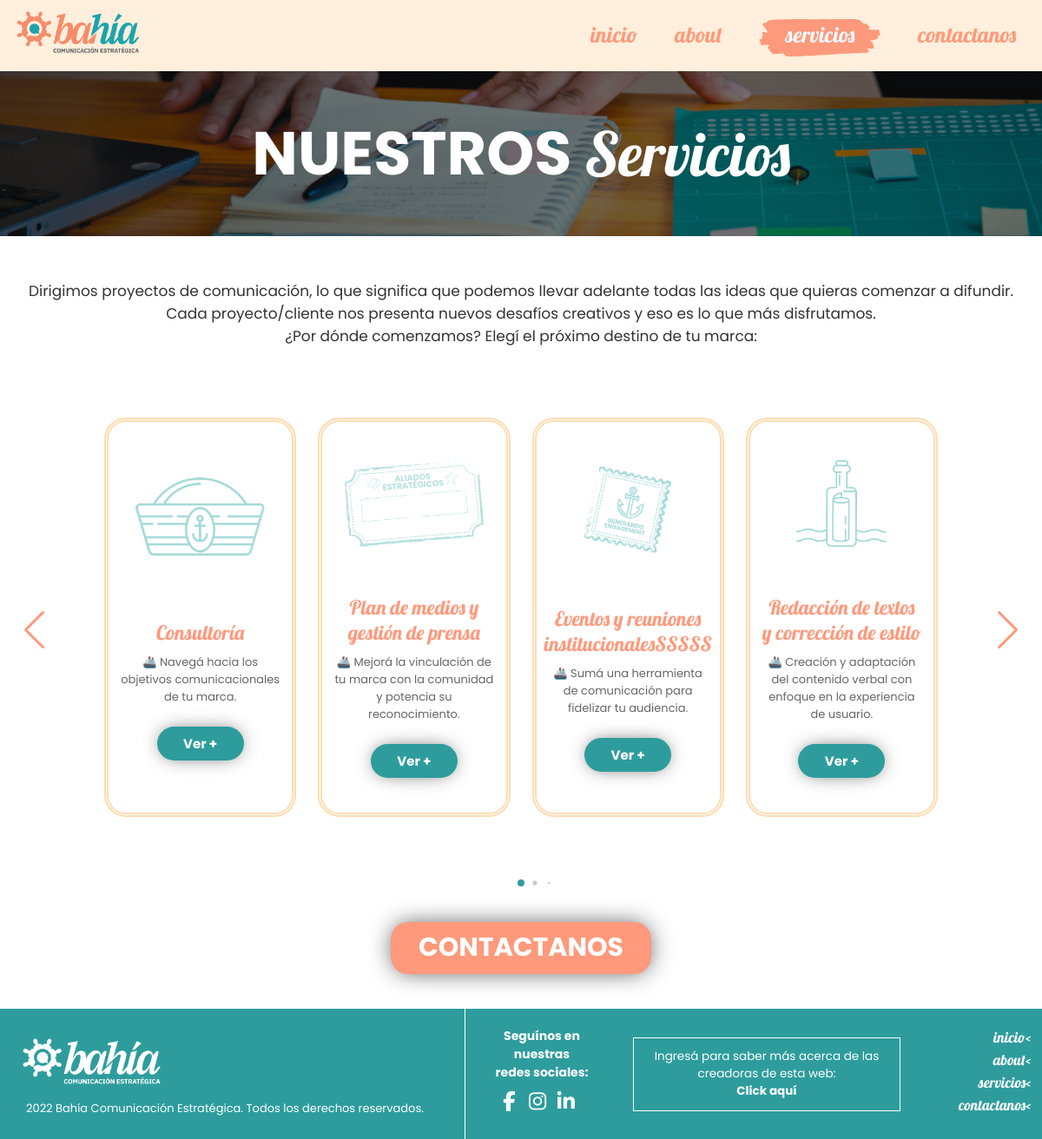
Screenshot of /servicios with the database file from the repository.
### bahiaApp/models.py (models this page shows, shortened)
class pag3(models.Model):
    servicio=models.CharField(max_length=60, default="") #context  = {"model": pag2.objects.get(pk=1),"model2": pag2.objects.get(pk=2)}
    descripcion=models.TextField(max_length=110, default="")
    descripcion_larga=models.TextField(max_length=450, default="")
    class Meta:
        verbose_name_plural = ("Servicios")

### bahiaApp/views.py (the view)
# urls.py: path('servicios', views.servicios, name='servicios'),
def servicios(request):                                                     #SERVICIOS
    context  = {"model": pag3.objects.get(pk=1),
    "model2": pag3.objects.get(pk=2),
    "model3": pag3.objects.get(pk=3),
    "model4": pag3.objects.get(pk=5),
    "model5": pag3.objects.get(pk=6),
    "model6": pag3.objects.get(pk=7),
    "model7": pag3.objects.get(pk=8)}
    return render(request, "servicios.html", context)

### bahiaApp/templates/servicios.html (shortened to what this page needs)
<!DOCTYPE html>
<html lang="es">
<head>
    <link rel="stylesheet" href="../static/css/swiper-bundle.min.css" media="screen and (min-width: 250px)">
    <link rel="stylesheet" type="text/css" href="../static/css/main.css" media="screen">
    <link rel="stylesheet" type="text/css" href="../static/css/querys.css" media="screen and (min-width: 250px)">
</head>
<body>
    <header>
        <nav>
            <div class="logo-container">
                <a href="{%url 'inicio'%}"><img src="../static/imagenes/Isologotipo-Horizontal.png" class="logo"></a>
            </div>
            <ul class="nav-menu">
                <li><a href="{%url 'inicio'%}">inicio</a></li>
                <li><a href="{%url 'about'%}">about</a></li>
                <li class="activeli"><a class="active" href="{%url 'servicios'%}">servicios</a></li>
                <li><a href="{%url 'contactanos'%}">contactanos</a></li>
            </ul>
        </nav>
        <div class="main-header_servicios">
            <h1>NUESTROS&nbsp;</h1><span>Servicios</span>
        </div>
          <div class="fondo-servicios">
              <p class="texto-servicios">
                Dirigimos proyectos de comunicación, lo que significa que podemos llevar adelante todas las ideas que quieras comenzar a difundir.<br>
                Cada proyecto/cliente nos presenta nuevos desafíos creativos y eso es lo que más disfrutamos.<br>
                ¿Por dónde comenzamos? Elegí el próximo destino de tu marca:
              </p>
              <div class="megacontainer">
                  <div class="slide-container swiper">
                    <div class="slide-content">
                      <div class="card-wrapper swiper-wrapper">
                        <div class="card swiper-slide">
                          <div class="image-content">
                            <span class="overlay"></span>
                            <div class="card-image">
                              <img src="../static/imagenes/dibujitos_about/sombrerito.png" class="card-img card-img1">
                            </div>
                          </div>
                          <div class="card-content">
                            <h3 class="titulo">{{model.servicio}}</h3>
                            <p class="descripcion">{{model.descripcion}}</p>
                            <div class="boton-modal">
                              <label for="btn-modal">
                                Ver +
                              </label>
                            </div>
                          </div>
                        </div>
                        <div class="card swiper-slide">
                          <div class="image-content">
                            <span class="overlay"></span>
                            <div class="card-image">
                              <img src="../static/imagenes/dibujitos_about/aliados.png" class="card-img">
                            </div>
                          </div>
                          <div class="card-content">
                            <h3 class="titulo">{{model2.servicio}}</h3>
                            <p class="descripcion">{{model2.descripcion}}</p>
                            <div class="boton-modal">
                              <label for="btn-modal2">
                                Ver +
                              </label>
                            </div>
                          </div>
                        </div>
                        <div class="card swiper-slide">
                          <div class="image-content">
                            <span class="overlay"></span>
                            <div class="card-image">
                              <img src="../static/imagenes/dibujitos_about/postal.png" class="card-img">
                            </div>
                          </div>
                          <div class="card-content">
                            <h3 class="titulo">{{model3.servicio}}</h3>
                            <p class="descripcion">{{model3.descripcion}}</p>
                            <div class="boton-modal">
                              <label for="btn-modal3">
                                Ver +
                              </label>
                            </div>
                          </div>
                        </div>
                        <div class="card swiper-slide">
                          <div class="image-content">
                            <span class="overlay"></span>
                            <div class="card-image">
                              <img src="../static/imagenes/dibujitos_about/botella.png " class="card-img">
                            </div>
                          </div>
                          <div class="card-content">
                            <h3 class="titulo">{{model4.servicio}}</h3>
                            <p class="descripcion">{{model4.descripcion}}</p>
                            <div class="boton-modal">
                              <label for="btn-modal4">
                                Ver +
                              </label>
                            </div>
                          </div>
                        </div>
                        </div>
                      </div>
                      <div class="buttons__container">
                        <div class="swiper-button-prev swiper-navBtn"></div>
                        <div class="swiper-button-next swiper-navBtn"></div>
                      </div>
                      <div class="swiper-pagination"></div>
                    </div>
                  </div>
              <div class="button-container_contactanos">
                <a href="{%url 'contactanos'%}"><button>CONTACTANOS</button></a>
              </div>
          </div>
    <footer>
      <div class="footer">
              <div class="redes">
                  <h5>Seguínos en nuestras <br> redes sociales:</h5>
                  <div class="red-social">
                      <a href="https://www.facebook.com/holabahia.ce/" target="_blank"  class="fa fa-facebook"></a>
                      <a href="https://www.instagram.com/bahia.ce/?hl=es-la" target="_blank" class="fa fa-instagram"></a>
                      <a href="https://ar.linkedin.com/company/bah%C3%ADa-ce?trk=public_profile_topcard-current-company" target="_blank" class="fa fa-linkedin"></a>
                  </div>
              </div>
              <div class="pagina">
                    <p>Ingresá para saber más acerca de las creadoras de esta web:</p>
                    <a href="#">Click aquí</a>
              </div>
              <div class="menu">
                  <li><a class="menu-footer" href="{%url 'inicio'%}"> inicio<</a></li>
                  <li><a class="menu-footer" href="{%url 'about'%}"> about<</a></li>
                  <li><a class="menu-footer" href="{%url 'servicios'%}"> servicios<</a></li>
                  <li><a class="menu-footer" href="{%url 'contactanos'%}"> contactanos<</a></li>
              </div>
      </div>
      <div class="fondo">
          <a href="{%url 'inicio'%}"><img src="../static/imagenes/Isologotipo-Horizontal-Blanco.png"></a>
          <span>2022 Bahía Comunicación Estratégica. <br class="brno">Todos los derechos reservados.
          </span>
      </div>
  </footer>
    </header>
</body>
</html>

### bahiaApp/static/css/querys.css (style rules this page uses)
@media (min-width: 1024px) and (max-width: 1300px) { .logo { margin-left: 1rem; width: 16rem; } }
@media (min-width: 1024px) and (max-width: 1300px) { nav { height: 8rem; } }
@media (min-width: 1024px) and (max-width: 1300px) { .nav-menu { position: relative; height: 10rem; top: 0; background: none; transition: none; text-align: right; margin-right: 1rem; } }
@media (min-width: 1024px) and (max-width: 1300px) { .nav-menu li { display: inline-block; line-height: 10rem; margin: 0 2rem; transition: none; } }
@media (min-width: 1024px) and (max-width: 1300px) { .nav-menu li a { font-size: 2.5rem; color: #FF997B; } }
@media (min-width: 1024px) and (max-width: 1300px) { .nav-menu li.activeli { text-align: center; background-image: url(../imagenes/Vectorsi.svg); background-repeat: no-repeat; background-position: center; background-size: contain; position:relative; top:0rem; padding-left: 3rem; padding-right: 3rem; } }
@media (min-width: 1024px) and (max-width: 1300px) { .nav-menu li a.active { color: aliceblue; } }
@media (min-width: 1024px) and (max-width: 1300px) { .swiper-slide span { font-size: 1.2rem; } }
@media (min-width: 1024px) and (max-width: 1300px) { .main-header_servicios { height: 19rem; display: flex; align-items: center; justify-content: center; } }
@media (min-width: 1024px) and (max-width: 1300px) { .main-header_servicios h1 { font-size: 7rem; } }
@media (min-width: 1024px) and (max-width: 1300px) { .main-header_servicios span { font-size: 7rem; } }
@media (min-width: 1024px) and (max-width: 1300px) { .texto-servicios { font-size: 1.7rem; } }
@media (min-width: 1024px) and (max-width: 1300px) { .fondo-servicios { height: 89rem; } }
@media (min-width: 1024px) and (max-width: 1300px) { .card-image .card-img1 { height: 9rem; } }
@media (min-width: 1024px) and (max-width: 1300px) { .fondo span { font-size: 3rem; } }
@media (min-width: 1024px) and (max-width: 1300px) { ::placeholder { font-size: 1.4rem; } }
@media (min-width: 1024px) and (max-width: 1300px) { .redes { height: 13rem; margin-right: 1rem; } }
@media (min-width: 1024px) and (max-width: 1300px) { .redes h5 { font-size: 1.4rem; } }
@media (min-width: 1024px) and (max-width: 1300px) { .red-social a { display: inline-block; text-decoration: none; font-size: 2.3rem; line-height: 4.5rem; color: white; margin-right: 1rem; text-align: center; width: 2rem } }
@media (min-width: 1024px) and (max-width: 1300px) { .menu { height: 13rem; } }
@media (min-width: 1024px) and (max-width: 1300px) { .fondo { height: 15rem; flex-direction: column; border-right: 0.1rem solid white; border-top: none; } }
@media (min-width: 1024px) and (max-width: 1300px) { .fondo img { margin-left: 2rem; width: 17.5rem; height: 6rem; margin-top: 3rem; } }
@media (min-width: 1024px) and (max-width: 1300px) { .fondo span { margin-left: 3rem; font-size: 1.3rem; } }
@media (min-width: 1024px) and (max-width: 1300px) { footer { display: flex; flex-direction: row-reverse; } }
@media (min-width: 1024px) and (max-width: 1300px) { .pagina { display: inline; color: white; display: flex; text-align: center; justify-content: center; flex-direction: column; width: 30.8rem; height: 8.5rem; border: 0.15rem solid white; margin-left: 2rem; } }
@media (min-width: 1024px) and (max-width: 1300px) { .pagina a { color: white; font-size: 1.35rem; font-weight: bold; } }
@media (min-width: 1024px) and (max-width: 1300px) { .pagina p { margin-right: 1rem; margin-left: 1rem; font-size: 1.35rem; } }

### rows the page displays
pag3: servicio "Consultoría", descripcion "🚢 Navegá hacia los objetivos comunicacionales de tu marca."
pag3: servicio "Plan de medios y gestión de prensa", descripcion "🚢 Mejorá la vinculación de tu marca con la comunidad y potencia su reconocimiento."
pag3: servicio "Eventos y reuniones institucionalesSSSSS", descripcion "🚢 Sumá una herramienta de comunicación para fidelizar tu audiencia."
pag3: servicio "Redacción de textos y corrección de estilo", descripcion "🚢 Creación y adaptación del contenido verbal con enfoque en la experiencia de usuario."
